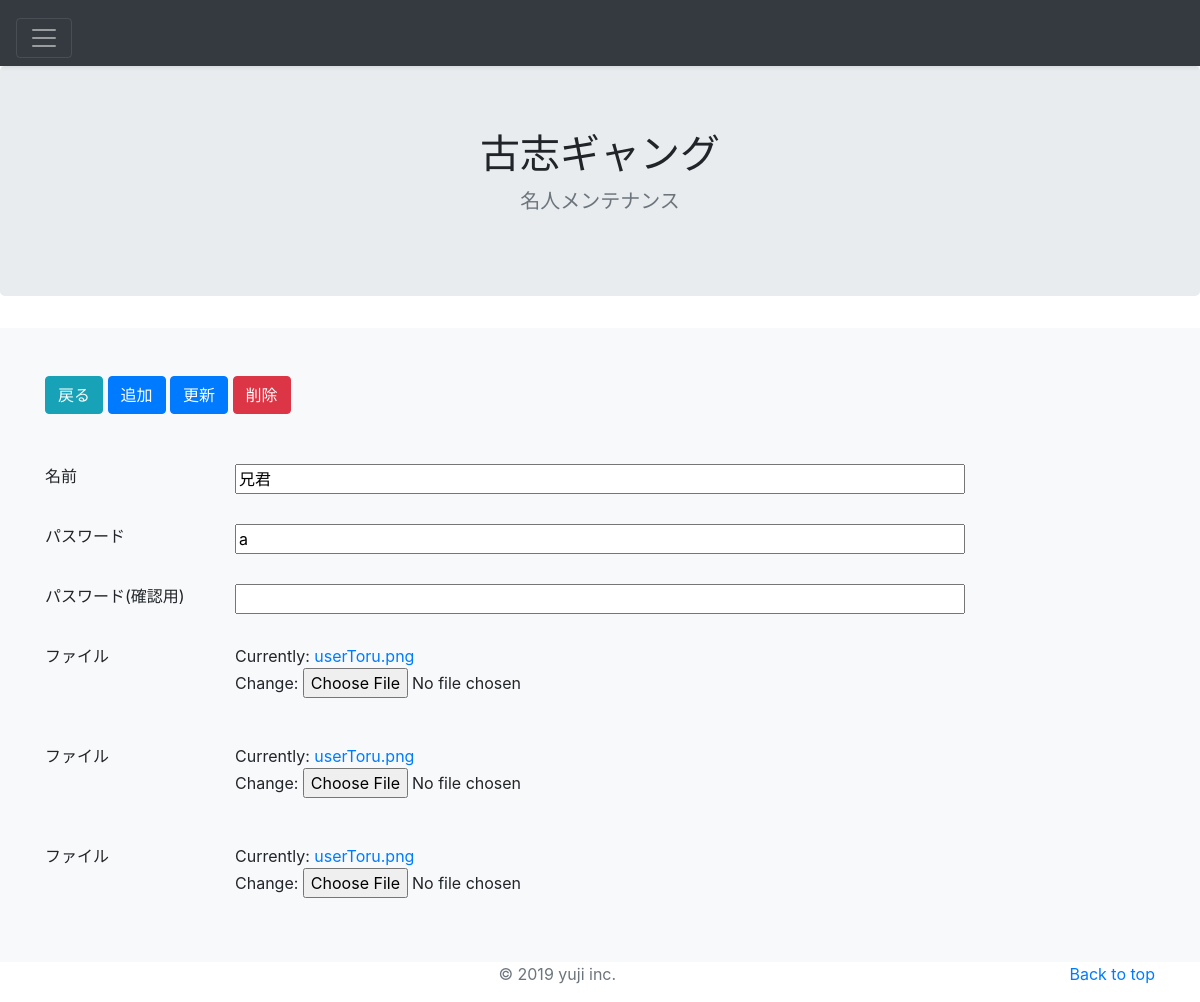
The page /userCtl/?userId=1 (signed in) on the database its author committed.
### mahjongapp/models.py (models this page shows, shortened)
class UserModel(models.Model):
    class Meta:
        verbose_name_plural = ("ユーザモデル")
    name = models.CharField(max_length = 100)
    password = models.CharField(max_length = 20)
    author = models.IntegerField(default = 0)
    image = models.ImageField(upload_to = '')
    goodRule = models.TextField(default = '')
    specialty = models.CharField(max_length = 100)
    remarks = models.TextField(default = '')

### mahjongapp/views.py (the view)
# urls.py: path('userCtl/', userCtlfunc, name='userCtl'),
def userCtlfunc(request):
    if 'userId' not in request.session and 'btnBack' not in request.POST:
        return render(request,'login.html')
    if request.method == 'GET':
        object_user = UserModel.objects.get(id = request.GET["userId"])
        return render(request, 'userCtl.html', {'object_user': object_user})
    elif request.method == 'POST':
        redirect_url = reverse('index')
        url = '{}'.format(redirect_url)
        return redirect(url)
    else:
        return redirect('historyTop')

### templates/userCtl.html (shortened to what this page needs)
{% extends 'base.html' %}
{% load static %}
{% block customcss %}
    <link rel="stylesheet" type="text/css" href="{% static 'css/historyDetail.css' %}">
{% endblock customcss %}
{% block content %}
<main role="main">
  <section class="jumbotron text-center">
    <div class="container">
      <h1>古志ギャング</h1>
      <p class="lead text-muted">名人メンテナンス</p>
    </div>
  </section>
  <form action="{% url 'userCtl' %}" method="post">{% csrf_token %}{{form}}
    <div class="py-5 bg-light">
        <div class="container">
            <div class="btnArea">
                <button type="submit" name="btnBack" class="btn btn-info" value="0">戻る</button>
                <button type="submit" name="btnAdd" class="btn btn-primary" value="1">追加</button>
                <button type="submit" name="btnUpdate" class="btn btn-primary" value="2">更新</button>
                <button type="submit" name="btnDelete" class="btn btn-danger" value="3">削除</button>
            </div>
            <div class="row" style="padding-top:50px;">
                <div class="col-md-2">名前</div>
                <div class="col-md-8">
                    <input type=text name="name" maxlength="10" value="{{ object_user.name }}">
                </div>
            </div>
            <div class="row" style="padding-top:30px;">
                <div class="col-md-2">パスワード</div>
                <div class="col-md-8">
                    <input type=text name="name" maxlength="10" value="{{ object_user.password }}">
                </div>
            </div>
            <div class="row" style="padding-top:30px;">
                <div class="col-md-2">パスワード(確認用)</div>
                <div class="col-md-8">
                    <input type=text name="name" maxlength="10" value="">
                </div>
            </div>
            <div class="row" style="padding-top:30px;">
                <div class="col-md-2">ファイル</div>
                <div class="col-md-8">
                    <p class="file-upload">Currently: <a href="/media/userHirose.png">{{ object_user.image }}</a><br>
                        Change:
                        <input type="file" name="image" accept="image/*" id="id_image">
                    </p>
                </div>
            </div>
            <div class="row" style="padding-top:30px;">
                <div class="col-md-2">ファイル</div>
                <div class="col-md-8">
                    <p class="file-upload">Currently: <a href="/media/userHirose.png">{{ object_user.image }}</a><br>
                        Change:
                        <input type="file" name="image" accept="image/*" id="id_image">
                    </p>
                </div>
            </div>
            <div class="row" style="padding-top:30px;">
                <div class="col-md-2">ファイル</div>
                <div class="col-md-8">
                    <p class="file-upload">Currently: <a href="/media/userHirose.png">{{ object_user.image }}</a><br>
                        Change:
                        <input type="file" name="image" accept="image/*" id="id_image">
                    </p>
                </div>
            </div>
        </div>
    </div>
  </form>
</main>
{% endblock content %}

### static/css/style.css (style rules this page uses)
input[type="text"] { width:100%; -moz-box-sizing: border-box; -webkit-box-sizing: border-box; box-sizing: border-box; }

### rows shown on the page
UserModel: name "兄君", name "a", image "userToru.png"
